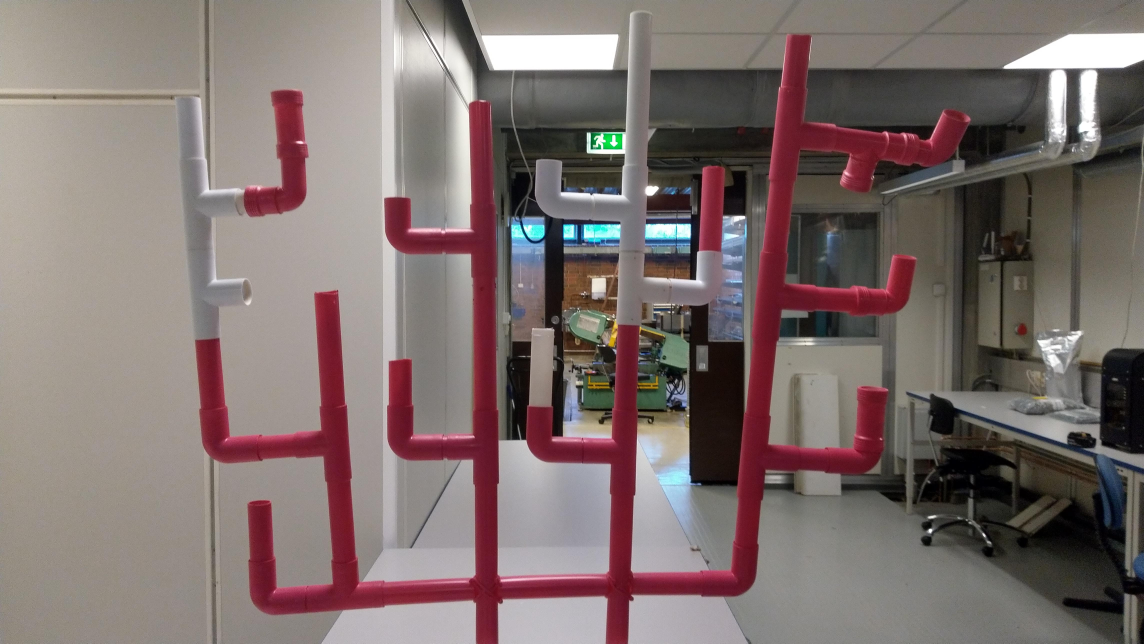
#> input picture korallrev/ref_images/mob_etter.jpg, 4576 x 2574 px (shown at 1/4 size)
$ python tools.py
#> lines starting #> are read from the running program, lines starting #| are printed output that depends on the picture; after the words box and inside, x2 and y2 are one past the last pixel; in counts of white or black regions, pixels touching at a corner belong together
import cv2
import numpy as np
import matplotlib.pyplot as plt


class ObjectTotal:
    # [54 lines left out: functions __init__, set_before, get_bokses, draw_rectangles, show, not called in this run]
        # plt.show()


class Template:
    # [4 lines left out: function __init__, not called in this run]

    def show(self):
        # plt.figure()
        plt.imshow(self.image)


# [4 lines left out: function make_template, not called in this run]


class ObjectPart:
    __id = 0  # unik id for hver del, gjør det lettere å se hva som forsvinner/står igjen.
    # Hva hver del av korallrevet trenger

    # [29 lines left out: functions __init__, get_rectangle, set_color, not called in this run]

    def __str__(self):
        return f'id er {self._id}'

    def __repr__(self):
        return self.__str__()


def lilla_contour(img):
    hue = (155, 179)
    img_hsv = cv2.cvtColor(img, cv2.COLOR_BGR2HSV)
    # [4 lines of commented-out code are left out]
    color_low = np.array([hue[0], 60, 90])  # bra for MATE
    color_high = np.array([hue[1], 200, 221])  # bra for MATE
    mask = cv2.inRange(img_hsv, color_low, color_high)
    res = cv2.bitwise_and(img, img, mask=mask)
    bare_h_lag = res[:, :, 0]
    ret, contour_med_stoy = cv2.threshold(bare_h_lag, 30, 250, cv2.THRESH_BINARY)

    contours, hir = cv2.findContours(contour_med_stoy, cv2.RETR_TREE, cv2.CHAIN_APPROX_SIMPLE)
    cntsSorted = sorted(contours, key=lambda x: cv2.contourArea(x), reverse=True)
    cnt1 = cntsSorted[:5]  # Tar de 6 første konturene, som skal være de seks største
    blank = np.zeros(bare_h_lag.shape)
    only_contour = cv2.drawContours(blank, cnt1, -1, 255, -1)
    only_contour = np.uint8(only_contour)
    #
    # print(only_contour)
    # print(contour_med_stoy)
    return contour_med_stoy, only_contour


def biggest_contour_roi(gray_img):
    # plt.figure()
    # plt.imshow(gray_img)
    # plt.show()
    contours, hierarchy = cv2.findContours(gray_img, cv2.RETR_TREE, cv2.CHAIN_APPROX_SIMPLE)
    biggest_cont = max(contours, key=cv2.contourArea)
    bounding_rect = cv2.boundingRect(biggest_cont)
    return bounding_rect, biggest_cont, contours


def crop_image(image, rectangle_coords):
    sx = int(rectangle_coords[0] - (0.05 * image.shape[0]))
    if sx < 0:
        sx = 0
    sy = rectangle_coords[1]
    if sy < 0:
        sy = 0
    wd = int(rectangle_coords[2] + (0.05 * image.shape[0]))
    he = rectangle_coords[3]
    return image[sy:sy + he, sx:sx + wd]


# [110 lines left out: functions compute_iou, filter_overlap, find_non_overlap, is_area_white, check_white_parts, not called in this run]


def prep_image(path, shape):
    # Tilpass bilde før. (kan gjøres til funksjon)
    # im = cv2.imread('./korallrev/ref_images/mob_etter.jpg')
#> called with path = './ref_images/mob_etter.jpg', shape = (400, 400)
    im = cv2.imread(path)
#> im is the input picture: shape (2574, 4576, 3); mean B, G, R 110, 112.3, 126.3
    kontur, unused = lilla_contour(im)  # Bare lilla områder
#> in lilla_contour, `mask = cv2.inRange(img_hsv, color_low, color_high)`:
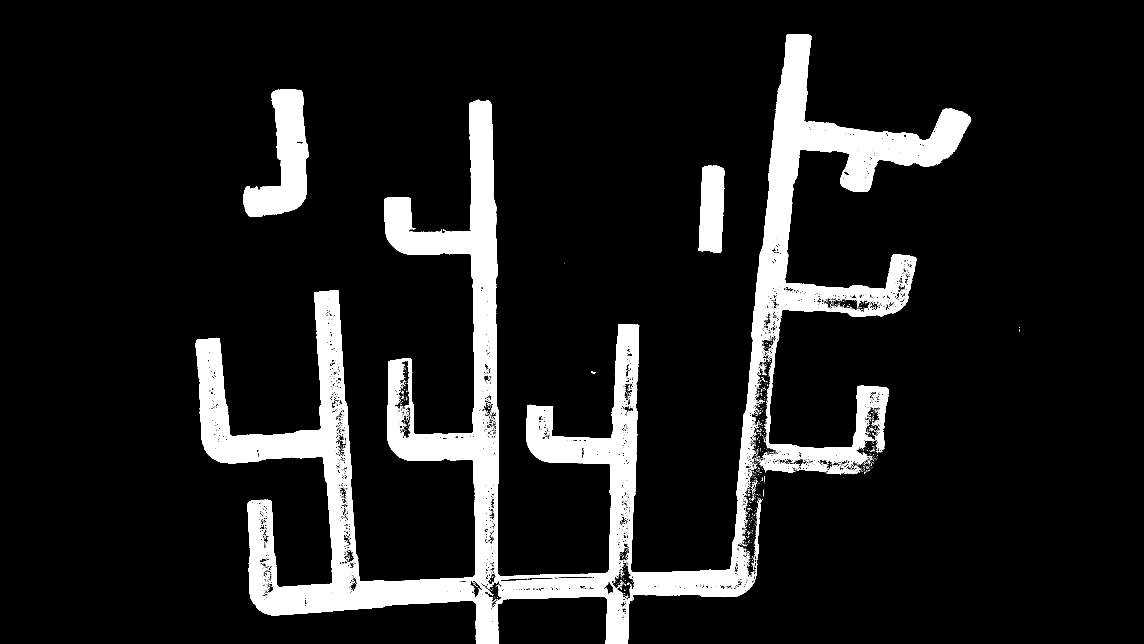
#> mask: shape (2574, 4576) (shown at 1/4 size); 10% white; 3965 white regions (3746 under 20 px), largest, box (x1, y1, x2, y2) and area: (783, 136, 3885, 2574) 1009310, (973, 357, 1235, 869) 67427, (3038, 1277, 3555, 1890) 43799
#> in lilla_contour, `bare_h_lag = res[:, :, 0]`:
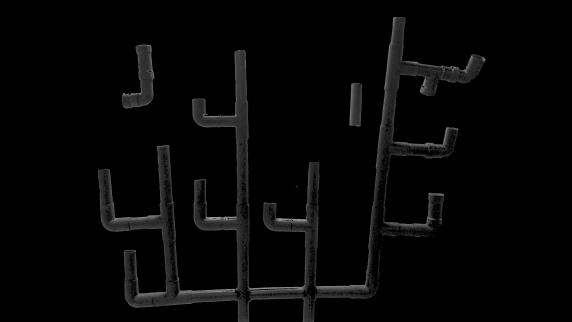
#> bare_h_lag: shape (2574, 4576) (shown at 1/8 size); min 0, max 196, mean 5.7
#> in lilla_contour, `contours, hir = cv2.findContours(contour_med_stoy, cv2.RETR_TREE, cv2...`: contours = 16810 contours, 15625 with area under 20; largest, box (x1, y1, x2, y2) and area: (783, 136, 3885, 2574) 1192908, (973, 357, 1235, 869) 67560, (3038, 1277, 3555, 1890) 46328, (2795, 662, 2898, 1013) 30108, (2408, 2047, 2550, 2488) 17256
#> in lilla_contour, `cntsSorted = sorted(contours, key=lambda x: cv2.contourArea(x), revers..`: cntsSorted has the same summary as contours
#> in lilla_contour, `cnt1 = cntsSorted[:5]`: cnt1 = 5 contours; box (x1, y1, x2, y2) and area: (783, 136, 3885, 2574) 1192908, (973, 357, 1235, 869) 67560, (3038, 1277, 3555, 1890) 46328, (2795, 662, 2898, 1013) 30108, (2408, 2047, 2550, 2488) 17256
#> in lilla_contour, `only_contour = cv2.drawContours(blank, cnt1, -1, 255, -1)`:
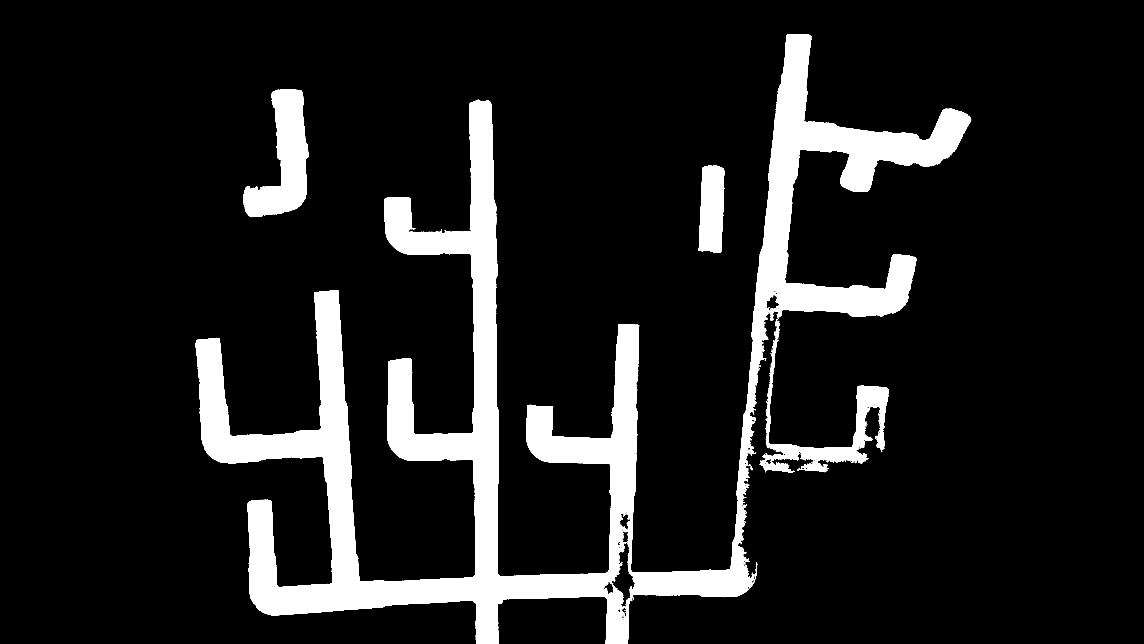
#> only_contour: shape (2574, 4576) float64 (shown at 1/4 size); 11.4% white; 4 white regions, box (x1, y1, x2, y2) and area: (783, 136, 3885, 2574) 1192176, (973, 357, 1235, 869) 68315, (3038, 1277, 3555, 1890) 49746, (2795, 662, 2898, 1013) 30532
    # plt.figure()
    # plt.imshow(im)
    roi_coords, biggest_cont_, counts = biggest_contour_roi(kontur)  # Korallrev bounding box
#> in biggest_contour_roi, `biggest_cont = max(contours, key=cv2.contourArea)`: biggest_cont = contour of 10557 points, box (x1, y1, x2, y2) (783, 136, 3885, 2574), area 1192908
#> in biggest_contour_roi, `bounding_rect = cv2.boundingRect(biggest_cont)`: bounding_rect = (783, 136, 3102, 2438)
#> roi_coords = (783, 136, 3102, 2438); biggest_cont_ has the same summary as biggest_cont in biggest_contour_roi; counts has the same summary as contours in lilla_contour
    # plt.figure()
    # plt.imshow(only_contour)
    roi = crop_image(im, roi_coords)  # klippet ut
#> in crop_image, `sx = int(rectangle_coords[0] - (0.05 * image.shape[0]))`: sx = 654
#> in crop_image, `sy = rectangle_coords[1]`: sy = 136
#> in crop_image, `wd = int(rectangle_coords[2] + (0.05 * image.shape[0]))`: wd = 3230
#> in crop_image, `he = rectangle_coords[3]`: he = 2438
#> in crop_image, `return image[sy:sy + he, sx:sx + wd]`:
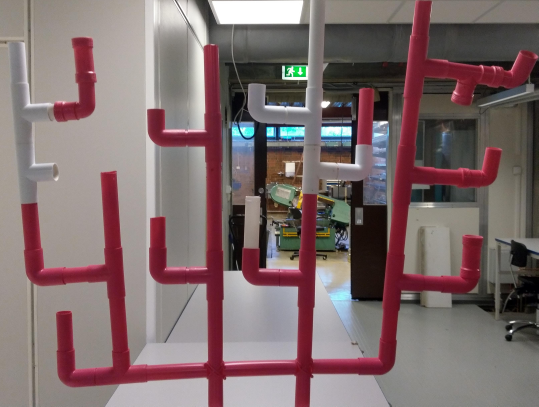
#> returned value: shape (2438, 3230, 3) (shown at 1/6 size); mean of channels 0, 1, 2 108.9, 108.6, 126.8; drawn as B, G, R
    prep_img = cv2.resize(roi, shape, interpolation=cv2.INTER_AREA)
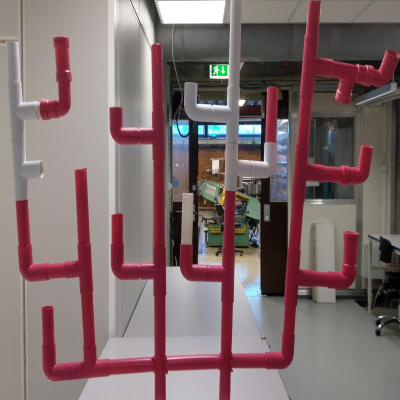
#> prep_img: shape (400, 400, 3); mean B, G, R 108.9, 108.6, 126.8
    # [7 lines of commented-out code are left out]
    return prep_img


# [32 lines left out: function extract_color, not called in this run]


if __name__ == '__main__':
    prep_img_for = prep_image('./ref_images/mob_etter.jpg', shape=(400, 400))
    img = prep_img_for
    hue = (155, 179)
    img_hsv = cv2.cvtColor(img, cv2.COLOR_BGR2HSV)
#> img_hsv: shape (400, 400, 3); mean H, S, V 67.6, 56.4, 128.9
    color_low = np.array([hue[0], 60, 90])  # bra for MATE
    color_high = np.array([hue[1], 200, 221])  # bra for MATE
    mask = cv2.inRange(img_hsv, color_low, color_high)
#> mask: shape (400, 400); 15.5% white; 39 white regions (32 under 20 px), largest, box (x1, y1, x2, y2) and area: (16, 0, 400, 400) 21736, (40, 36, 72, 120) 1394, (297, 188, 359, 282) 860
    res = cv2.bitwise_and(img, img, mask=mask)
#> res: shape (400, 400, 3)
    bare_h_lag = res[:, :, 0]
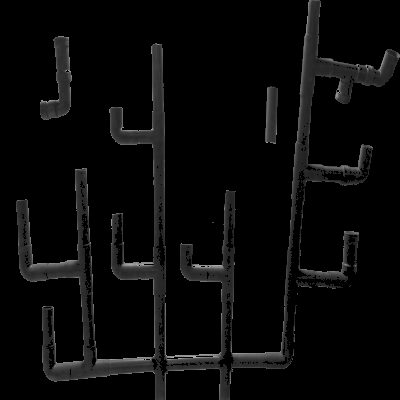
#> bare_h_lag: shape (400, 400); min 0, max 183, mean 9
    ret, contour_med_stoy = cv2.threshold(bare_h_lag, 30, 250, cv2.THRESH_BINARY)
#> contour_med_stoy: shape (400, 400); values 0 (black) and 250 (white), 15.5% white; 39 white regions (32 under 20 px)

    contours, hir = cv2.findContours(contour_med_stoy, cv2.RETR_TREE, cv2.CHAIN_APPROX_SIMPLE)
#> contours = 235 contours, 199 with area under 20; largest, box (x1, y1, x2, y2) and area: (16, 0, 400, 400) 22730, (40, 36, 72, 120) 1292, (297, 188, 359, 282) 680, (265, 86, 278, 144) 564, (217, 300, 235, 386) 471; hir = 235 rows, first 6: [1, -1, -1, -1], [2, 0, -1, -1], [3, 1, -1, -1], [4, 2, -1, -1], [5, 3, -1, -1], [6, 4, -1, -1]
    cntsSorted = sorted(contours, key=lambda x: cv2.contourArea(x), reverse=True)
#> cntsSorted has the same summary as contours
    cnt1 = cntsSorted[:6]  # Tar de 6 første konturene, som skal være de seks største
#> cnt1 = 6 contours; box (x1, y1, x2, y2) and area: (16, 0, 400, 400) 22730, (40, 36, 72, 120) 1292, (297, 188, 359, 282) 680, (265, 86, 278, 144) 564, (217, 300, 235, 386) 471, (321, 147, 371, 184) 437
    blank = np.zeros(bare_h_lag.shape)
    only_contour = cv2.drawContours(blank, cnt1, -1, 255, -1)
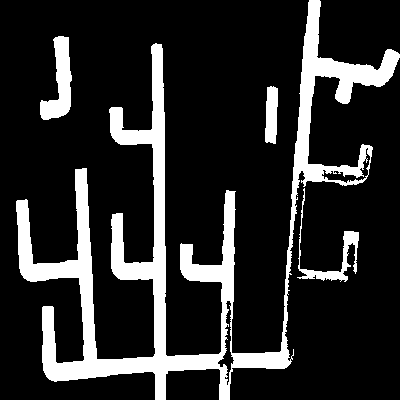
#> only_contour: shape (400, 400) float64; 16.8% white; 4 white regions, box (x1, y1, x2, y2) and area: (16, 0, 400, 400) 23949, (40, 36, 72, 120) 1398, (297, 188, 359, 282) 912, (265, 86, 278, 144) 630
    # plt.figure()
    # plt.imshow(only_contour)
    # only_contour = cv2.drawContours(blank, [cnt2], -1, 255, -1)
    plt.figure()
    plt.imshow(only_contour)
    # print(cntsSorted)

    # prøv å hiv in dette i lilla kontur

    plt.show()
